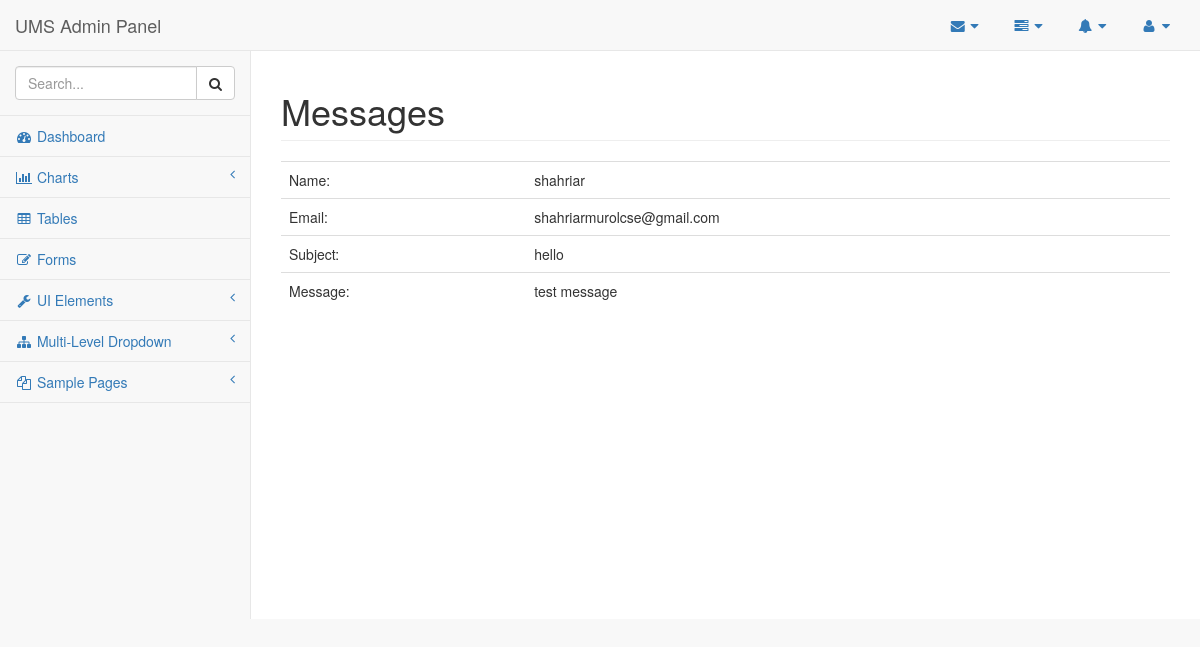
Page /admin/pages/msg-view.php?id=1 on the committed database.
### tables this page shows
CREATE TABLE `comments` (
  `com_id` int(11) NOT NULL,
  `com_name` varchar(48) NOT NULL,
  `com_email` varchar(48) NOT NULL,
  `com_subject` varchar(48) NOT NULL,
  `com_message` varchar(255) NOT NULL
);

### admin/pages/msg-view.php (the view, shortened to what this page needs)
<?php
    require_once('config.php');
    $id = $_GET['id'];
?>
<!DOCTYPE html>
<html lang="en">
<head>
    <link href="../vendor/bootstrap/css/bootstrap.min.css" rel="stylesheet">
    <link href="../vendor/metisMenu/metisMenu.min.css" rel="stylesheet">
    <link href="../dist/css/sb-admin-2.css" rel="stylesheet">
    <link href="../vendor/font-awesome/css/font-awesome.min.css" rel="stylesheet" type="text/css">
</head>
<body>
    <div id="wrapper">
        <nav class="navbar navbar-default navbar-static-top" role="navigation" style="margin-bottom: 0">
            <div class="navbar-header">
                <a class="navbar-brand" href="index.html">UMS Admin Panel</a>
            </div>
            <ul class="nav navbar-top-links navbar-right">
                <li class="dropdown">
                    <a class="dropdown-toggle" data-toggle="dropdown" href="#">
                        <i class="fa fa-envelope fa-fw"></i> <i class="fa fa-caret-down"></i>
                    </a>
                </li>
                <li class="dropdown">
                    <a class="dropdown-toggle" data-toggle="dropdown" href="#">
                        <i class="fa fa-tasks fa-fw"></i> <i class="fa fa-caret-down"></i>
                    </a>
                </li>
                <li class="dropdown">
                    <a class="dropdown-toggle" data-toggle="dropdown" href="#">
                        <i class="fa fa-bell fa-fw"></i> <i class="fa fa-caret-down"></i>
                    </a>
                </li>
                <li class="dropdown">
                    <a class="dropdown-toggle" data-toggle="dropdown" href="#">
                        <i class="fa fa-user fa-fw"></i> <i class="fa fa-caret-down"></i>
                    </a>
                </li>
            </ul>
            <div class="navbar-default sidebar" role="navigation">
                <div class="sidebar-nav navbar-collapse">
                    <ul class="nav" id="side-menu">
                        <li class="sidebar-search">
                            <div class="input-group custom-search-form">
                                <input type="text" class="form-control" placeholder="Search...">
                                <span class="input-group-btn">
                                <button class="btn btn-default" type="button">
                                    <i class="fa fa-search"></i>
                                </button>
                            </span>
                            </div>
                        </li>
                        <li>
                            <a href="index.html"><i class="fa fa-dashboard fa-fw"></i> Dashboard</a>
                        </li>
                        <li>
                            <a href="#"><i class="fa fa-bar-chart-o fa-fw"></i> Charts<span class="fa arrow"></span></a>
                        </li>
                        <li>
                            <a href="tables.html"><i class="fa fa-table fa-fw"></i> Tables</a>
                        </li>
                        <li>
                            <a href="forms.html"><i class="fa fa-edit fa-fw"></i> Forms</a>
                        </li>
                        <li>
                            <a href="#"><i class="fa fa-wrench fa-fw"></i> UI Elements<span class="fa arrow"></span></a>
                        </li>
                        <li>
                            <a href="#"><i class="fa fa-sitemap fa-fw"></i> Multi-Level Dropdown<span class="fa arrow"></span></a>
                        </li>
                        <li>
                            <a href="#"><i class="fa fa-files-o fa-fw"></i> Sample Pages<span class="fa arrow"></span></a>
                        </li>
                    </ul>
                </div>
            </div>
        </nav>
        <div id="page-wrapper">
            <div class="row">
                <div class="col-lg-12">
                    <h1 class="page-header">Messages</h1>
                     <div class="table-responsive">
                        <table class="table">
                            <tbody>
                            <?php
                                $slt ="SELECT * FROM comments WHERE com_id='$id'";
                                $qre = mysqli_query($DBC, $slt);
                                $data=mysqli_fetch_array($qre);
                             ?>
                                <tr>
                                    <td>Name:</td>
                                    <td><?= $data['com_name']; ?></td>
                                </tr>
                                <tr>
                                    <td>Email:</td>
                                    <td><?= $data['com_email']; ?></td>
                                </tr>
                                <tr>
                                    <td>Subject:</td>
                                    <td><?= $data['com_subject']; ?></td>
                                </tr>
                                <tr>
                                    <td>Message:</td>
                                    <td><?= $data['com_message']; ?></td>
                                </tr>
                            </tbody>
                        </table>
                    </div>
                </div>
            </div>
        </div>
    </div>
</body>
</html>

### rows in the picture
comments: com_name "shahriar", com_email "shahriarmurolcse@gmail.com", com_subject "hello", com_message "test message"
